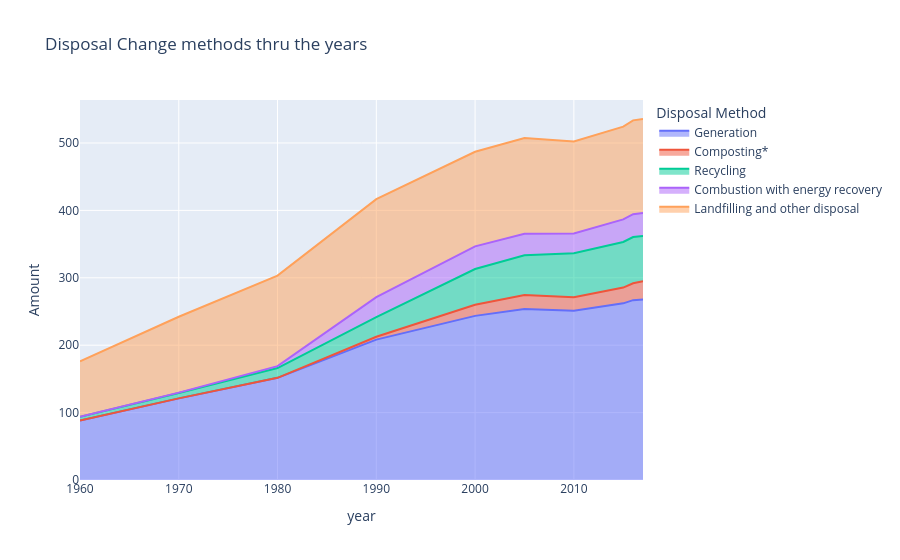

Notebook cell for this chart:
### Markdown cell above
**TODO2:**
*  Suggest and show a better way to visualize the  data (choose the most approporiate visualization for this use case)

### Code cell
fig1 = px.area(df1,x='year',y='Value',color='Type',
               labels={'Value':'Amount','Type':'Disposal Method'},title='Disposal Change methods thru the years')
fig1.show()

### Figure 1 — Plotly figure (JSON) as saved in the notebook; plotly's stock layout.template omitted (floating-point values rounded to 4 significant figures)
{"data": [{"fillpattern": {"shape": ""}, "hovertemplate": "Disposal Method=Generation<br>year=%{x}<br>Amount=%{y}<extra></extra>", "legendgroup": "Generation", "line": {"color": "#636efa"}, "marker": {"symbol": "circle"}, "mode": "lines", "name": "Generation", "orientation": "v", "showlegend": true, "stackgroup": "1", "type": "scatter", "x": [1960, 1970, 1980, 1990, 2000, 2005, 2010, 2015, 2016, 2017], "xaxis": "x", "y": [88.1, 121.1, 151.6, 208.3, 243.5, 253.7, 251.1, 262.1, 266.8, 267.8], "yaxis": "y"}, {"fillpattern": {"shape": ""}, "hovertemplate": "Disposal Method=Composting*<br>year=%{x}<br>Amount=%{y}<extra></extra>", "legendgroup": "Composting*", "line": {"color": "#EF553B"}, "marker": {"symbol": "circle"}, "mode": "lines", "name": "Composting*", "orientation": "v", "showlegend": true, "stackgroup": "1", "type": "scatter", "x": [1960, 1970, 1980, 1990, 2000, 2005, 2010, 2015, 2016, 2017], "xaxis": "x", "y": [NaN, NaN, NaN, 4.2, 16.5, 20.6, 20.2, 23.4, 25.1, 27.0], "yaxis": "y"}, {"fillpattern": {"shape": ""}, "hovertemplate": "Disposal Method=Recycling<br>year=%{x}<br>Amount=%{y}<extra></extra>", "legendgroup": "Recycling", "line": {"color": "#00cc96"}, "marker": {"symbol": "circle"}, "mode": "lines", "name": "Recycling", "orientation": "v", "showlegend": true, "stackgroup": "1", "type": "scatter", "x": [1960, 1970, 1980, 1990, 2000, 2005, 2010, 2015, 2016, 2017], "xaxis": "x", "y": [5.6, 8.0, 14.5, 29.0, 53.0, 59.2, 65.3, 67.6, 68.6, 67.2], "yaxis": "y"}, {"fillpattern": {"shape": ""}, "hovertemplate": "Disposal Method=Combustion with energy recovery<br>year=%{x}<br>Amount=%{y}<extra></extra>", "legendgroup": "Combustion with energy recovery", "line": {"color": "#ab63fa"}, "marker": {"symbol": "circle"}, "mode": "lines", "name": "Combustion with energy recovery", "orientation": "v", "showlegend": true, "stackgroup": "1", "type": "scatter", "x": [1960, 1970, 1980, 1990, 2000, 2005, 2010, 2015, 2016, 2017], "xaxis": "x", "y": [0.0, 0.5, 2.8, 29.8, 33.7, 31.7, 29.3, 33.5, 33.9, 34.0], "yaxis": "y"}, {"fillpattern": {"shape": ""}, "hovertemplate": "Disposal Method=Landfilling and other disposal<br>year=%{x}<br>Amount=%{y}<extra></extra>", "legendgroup": "Landfilling and other disposal", "line": {"color": "#FFA15A"}, "marker": {"symbol": "circle"}, "mode": "lines", "name": "Landfilling and other disposal", "orientation": "v", "showlegend": true, "stackgroup": "1", "type": "scatter", "x": [1960, 1970, 1980, 1990, 2000, 2005, 2010, 2015, 2016, 2017], "xaxis": "x", "y": [82.5, 112.6, 134.3, 145.3, 140.3, 142.2, 136.3, 137.6, 139.2, 139.6], "yaxis": "y"}], "layout": {"legend": {"title": {"text": "Disposal Method"}, "tracegroupgap": 0}, "title": {"text": "Disposal Change methods thru the years"}, "xaxis": {"anchor": "y", "domain": [0, 1], "title": {"text": "year"}}, "yaxis": {"anchor": "x", "domain": [0, 1], "title": {"text": "Amount"}}}}
